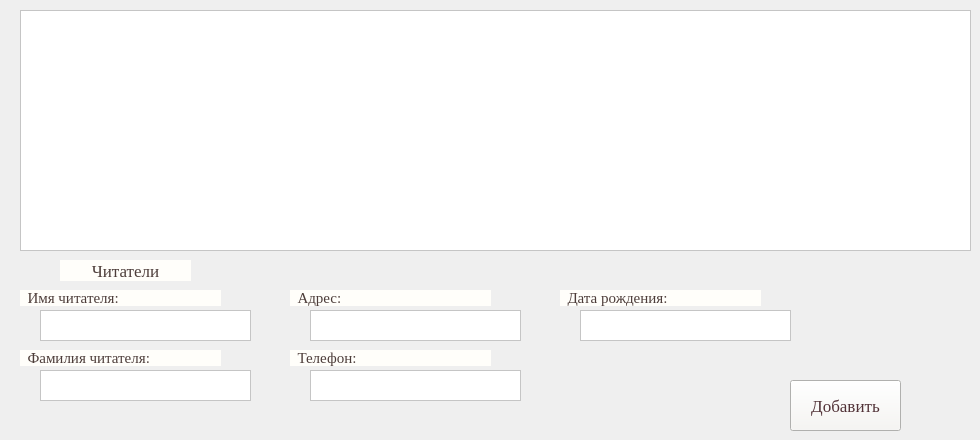
    <widget class="QWidget" name="reader">
     <attribute name="title">
      <string>Читатели</string>
     </attribute>
     <widget class="QTableView" name="tab_reader">
      <property name="geometry">
       <rect>
        <x>20</x>
        <y>10</y>
        <width>951</width>
        <height>241</height>
       </rect>
      </property>
      <property name="styleSheet">
       <string notr="true">background-color: rgb(255, 255, 255);</string>
      </property>
     </widget>
     <widget class="QLabel" name="lab_nazv_r">
      <property name="geometry">
       <rect>
        <x>60</x>
        <y>260</y>
        <width>131</width>
        <height>21</height>
       </rect>
      </property>
      <property name="font">
       <font>
        <family>Georgia</family>
        <pointsize>13</pointsize>
       </font>
      </property>
      <property name="styleSheet">
       <string notr="true">background-color: rgb(255, 254, 250);
color: rgb(77, 61, 58);</string>
      </property>
      <property name="text">
       <string>Читатели</string>
      </property>
      <property name="alignment">
       <set>Qt::AlignCenter</set>
      </property>
     </widget>
     <widget class="QLabel" name="lab_naz_name_r">
      <property name="geometry">
       <rect>
        <x>20</x>
        <y>290</y>
        <width>201</width>
        <height>16</height>
       </rect>
      </property>
      <property name="font">
       <font>
        <family>Georgia</family>
        <pointsize>11</pointsize>
       </font>
      </property>
      <property name="styleSheet">
       <string notr="true">background-color: rgb(255, 254, 250);
color: rgb(77, 61, 58);</string>
      </property>
      <property name="text">
       <string>  Имя читателя:</string>
      </property>
     </widget>
     <widget class="QTextEdit" name="te_name_r">
      <property name="geometry">
       <rect>
        <x>40</x>
        <y>310</y>
        <width>211</width>
        <height>31</height>
       </rect>
      </property>
      <property name="font">
       <font>
        <family>Georgia</family>
        <pointsize>9</pointsize>
       </font>
      </property>
      <property name="styleSheet">
       <string notr="true">background-color: rgb(255, 255, 255);
color: rgb(85, 54, 59);</string>
      </property>
     </widget>
     <widget class="QLabel" name="lab_naz_lname_r">
      <property name="geometry">
       <rect>
        <x>20</x>
        <y>350</y>
        <width>201</width>
        <height>16</height>
       </rect>
      </property>
      <property name="font">
       <font>
        <family>Georgia</family>
        <pointsize>11</pointsize>
       </font>
      </property>
      <property name="styleSheet">
       <string notr="true">background-color: rgb(255, 254, 250);
color: rgb(77, 61, 58);</string>
      </property>
      <property name="text">
       <string>  Фамилия читателя:</string>
      </property>
     </widget>
     <widget class="QTextEdit" name="te_lname_r">
      <property name="geometry">
       <rect>
        <x>40</x>
        <y>370</y>
        <width>211</width>
        <height>31</height>
       </rect>
      </property>
      <property name="font">
       <font>
        <family>Georgia</family>
        <pointsize>9</pointsize>
       </font>
      </property>
      <property name="styleSheet">
       <string notr="true">background-color: rgb(255, 255, 255);
color: rgb(85, 54, 59);</string>
      </property>
     </widget>
     <widget class="QLabel" name="lab_naz_addres_r">
      <property name="geometry">
       <rect>
        <x>290</x>
        <y>290</y>
        <width>201</width>
        <height>16</height>
       </rect>
      </property>
      <property name="font">
       <font>
        <family>Georgia</family>
        <pointsize>11</pointsize>
       </font>
      </property>
      <property name="styleSheet">
       <string notr="true">background-color: rgb(255, 254, 250);
color: rgb(77, 61, 58);</string>
      </property>
      <property name="text">
       <string>  Адрес:</string>
      </property>
     </widget>
     <widget class="QTextEdit" name="te_addre_r">
      <property name="geometry">
       <rect>
        <x>310</x>
        <y>310</y>
        <width>211</width>
        <height>31</height>
       </rect>
      </property>
      <property name="font">
       <font>
        <family>Georgia</family>
        <pointsize>9</pointsize>
       </font>
      </property>
      <property name="styleSheet">
       <string notr="true">background-color: rgb(255, 255, 255);
color: rgb(85, 54, 59);</string>
      </property>
     </widget>
     <widget class="QLabel" name="lab_naz_phone_r">
      <property name="geometry">
       <rect>
        <x>290</x>
        <y>350</y>
        <width>201</width>
        <height>16</height>
       </rect>
      </property>
      <property name="font">
       <font>
        <family>Georgia</family>
        <pointsize>11</pointsize>
       </font>
      </property>
      <property name="styleSheet">
       <string notr="true">background-color: rgb(255, 254, 250);
color: rgb(77, 61, 58);</string>
      </property>
      <property name="text">
       <string>  Телефон:</string>
      </property>
     </widget>
     <widget class="QTextEdit" name="te_phone_r">
      <property name="geometry">
       <rect>
        <x>310</x>
        <y>370</y>
        <width>211</width>
        <height>31</height>
       </rect>
      </property>
      <property name="font">
       <font>
        <family>Georgia</family>
        <pointsize>9</pointsize>
       </font>
      </property>
      <property name="styleSheet">
       <string notr="true">background-color: rgb(255, 255, 255);
color: rgb(85, 54, 59);</string>
      </property>
     </widget>
     <widget class="QLabel" name="lab_naz_bth_r">
      <property name="geometry">
       <rect>
        <x>560</x>
        <y>290</y>
        <width>201</width>
        <height>16</height>
       </rect>
      </property>
      <property name="font">
       <font>
        <family>Georgia</family>
        <pointsize>11</pointsize>
       </font>
      </property>
      <property name="styleSheet">
       <string notr="true">background-color: rgb(255, 254, 250);
color: rgb(77, 61, 58);</string>
      </property>
      <property name="text">
       <string>  Дата рождения:</string>
      </property>
     </widget>
     <widget class="QTextEdit" name="te_bth_r">
      <property name="geometry">
       <rect>
        <x>580</x>
        <y>310</y>
        <width>211</width>
        <height>31</height>
       </rect>
      </property>
      <property name="font">
       <font>
        <family>Georgia</family>
        <pointsize>9</pointsize>
       </font>
      </property>
      <property name="styleSheet">
       <string notr="true">background-color: rgb(255, 255, 255);
color: rgb(85, 54, 59);</string>
      </property>
     </widget>
     <widget class="QPushButton" name="btn_add_r">
      <property name="geometry">
       <rect>
        <x>790</x>
        <y>380</y>
        <width>111</width>
        <height>51</height>
       </rect>
      </property>
      <property name="sizePolicy">
       <sizepolicy hsizetype="Minimum" vsizetype="Fixed">
        <horstretch>0</horstretch>
        <verstretch>0</verstretch>
       </sizepolicy>
      </property>
      <property name="font">
       <font>
        <family>Georgia</family>
        <pointsize>13</pointsize>
       </font>
      </property>
      <property name="styleSheet">
       <string notr="true">background-color: rgb(247, 246, 243);
color: rgb(81, 50, 55);</string>
      </property>
      <property name="text">
       <string>Добавить</string>
      </property>
     </widget>
    </widget>
